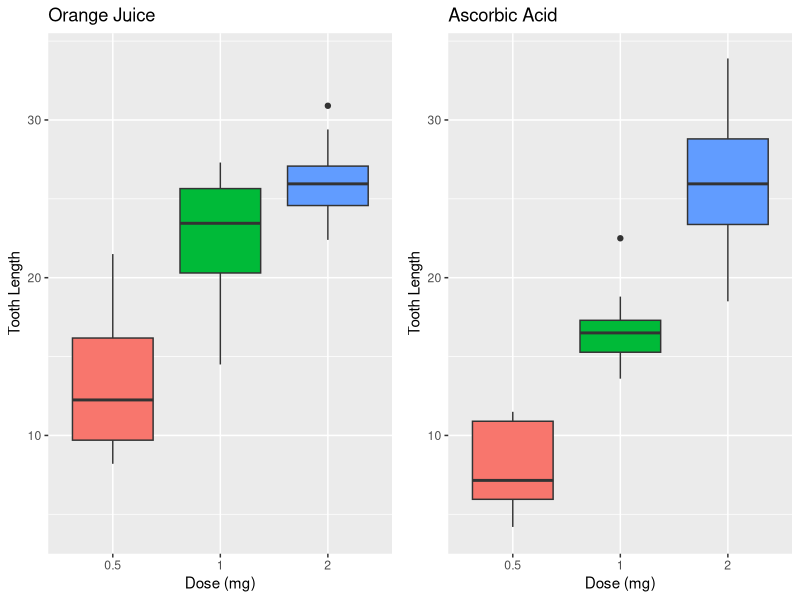

The R script that drew this image:
## ---- chunk 1
suppressWarnings(library(ggplot2));
suppressWarnings(library(knitr));
library(datasets)

# Multiple plot function
#
# ggplot objects can be passed in ..., or to plotlist (as a list of ggplot objects)
# - cols:   Number of columns in layout
# - layout: A matrix specifying the layout. If present, 'cols' is ignored.
#
# If the layout is something like matrix(c(1,2,3,3), nrow=2, byrow=TRUE),
# then plot 1 will go in the upper left, 2 will go in the upper right, and
# 3 will go all the way across the bottom.
#
multiplot <- function(..., plotlist=NULL, file, cols=1, layout=NULL) {
  library(grid)

  # Make a list from the ... arguments and plotlist
  plots <- c(list(...), plotlist)

  numPlots = length(plots)

  # If layout is NULL, then use 'cols' to determine layout
  if (is.null(layout)) {
    # Make the panel
    # ncol: Number of columns of plots
    # nrow: Number of rows needed, calculated from # of cols
    layout <- matrix(seq(1, cols * ceiling(numPlots/cols)),
                    ncol = cols, nrow = ceiling(numPlots/cols))
  }

 if (numPlots==1) {
    print(plots[[1]])

  } else {
    # Set up the page
    grid.newpage()
    pushViewport(viewport(layout = grid.layout(nrow(layout), ncol(layout))))

    # Make each plot, in the correct location
    for (i in 1:numPlots) {
      # Get the i,j matrix positions of the regions that contain this subplot
      matchidx <- as.data.frame(which(layout == i, arr.ind = TRUE))

      print(plots[[i]], vp = viewport(layout.pos.row = matchidx$row,
                                      layout.pos.col = matchidx$col))
    }
  }
}
## ---- chunk 2
data(ToothGrowth)
str(ToothGrowth)
## ---- chunk 3
ToothGrowth$dose <- as.factor(ToothGrowth$dose)
colnames(ToothGrowth) <- c('Length','Supplement','Dose')
summary(ToothGrowth)
## ---- chunk 4
# Load and prepare Orange Juice data for plot
OJ <- ToothGrowth[ToothGrowth$Supplement == "OJ",]
plot.OJ <- ggplot(OJ, aes(x=factor(Dose),y=Length,fill=factor(Dose))) +
    geom_boxplot() +
    scale_x_discrete("Dose (mg)") +   
    scale_y_continuous("Tooth Length", limits=c(4, 34)) +  
    ggtitle("Orange Juice") +
    guides(fill=FALSE)

# Load and prepare Ascoribic Acid data for plot
VC <- ToothGrowth[ToothGrowth$Supplement == "VC",]
plot.VC <- ggplot(VC, aes(x=factor(Dose),y=Length,fill=factor(Dose))) +
    geom_boxplot() +
    scale_x_discrete("Dose (mg)") +   
    scale_y_continuous("Tooth Length", limits=c(4, 34)) +  
    ggtitle("Ascorbic Acid") +
    guides(fill=FALSE)

# Plot the OJ and VC plots created above.
multiplot(plot.OJ, plot.VC, cols=2)
## ---- chunk 5
Dose05 <- ToothGrowth[ToothGrowth$Dose == 0.5,]
Dose10 <- ToothGrowth[ToothGrowth$Dose == 1.0,]
Dose20 <- ToothGrowth[ToothGrowth$Dose == 2.0,]
OJ <- ToothGrowth[ToothGrowth$Supplement == "OJ",]
VC <- ToothGrowth[ToothGrowth$Supplement == "VC",]
## ---- chunk 6
# Perform T-test on VC vs OJ at 0.5 mg dose
Test.Dose05 <- t.test(Length ~ Supplement, data=Dose05, var.equal=FALSE)
# Perform T-test on VC vs OJ at 1.0 mg dose
Test.Dose10 <- t.test(Length ~ Supplement, data=Dose10, var.equal=FALSE)
# Perform T-test on VC vs OJ at 2.0 mg dose
Test.Dose20 <- t.test(Length ~ Supplement, data=Dose20, var.equal=FALSE)
## ---- chunk 7
Supp <- data.frame(Dose.Level = 0, p.value = 0, Conf.Int.min = 0, Conf.Int.max = 0)
Supp[1,] <- c('0.5 mg', Test.Dose05$p.value, Test.Dose05$conf.int[1], Test.Dose05$conf.int[2])
Supp[2,] <- c('1.0 mg', Test.Dose10$p.value, Test.Dose10$conf.int[1], Test.Dose10$conf.int[2])
Supp[3,] <- c('2.0 mg', Test.Dose20$p.value, Test.Dose20$conf.int[1], Test.Dose20$conf.int[2])
Supp[,2] <- round(as.numeric(Supp[,2]), 8)
Supp[,3] <- round(as.numeric(Supp[,3]), 4)
Supp[,4] <- round(as.numeric(Supp[,4]), 4)
kable(Supp)
## ---- chunk 8
# Perform t test on 0.5 mg vs 1.0 mg, within each supplement
TestVC0510<-t.test(Length ~ Dose, data=VC[VC$Dose == 0.5 | VC$Dose == 1.0,], var.equal=T)
TestOJ0510<-t.test(Length ~ Dose, data=OJ[OJ$Dose == 0.5 | OJ$Dose == 1.0,], var.equal=T)
# Perform t test on 1.0 mg vs 2.0 mg, within each supplement
TestVC1020<-t.test(Length ~ Dose, data=VC[VC$Dose == 1.0 | VC$Dose == 2.0,], var.equal=T)
TestOJ1020<-t.test(Length ~ Dose, data=OJ[OJ$Dose == 1.0 | OJ$Dose == 2.0,], var.equal=T)
# Perform t test on 0.5 mg vs 2.0 mg, within each supplement
TestVC0520<-t.test(Length ~ Dose, data=VC[VC$Dose == 0.5 | VC$Dose == 2.0,], var.equal=T)
TestOJ0520<-t.test(Length ~ Dose, data=OJ[OJ$Dose == 0.5 | OJ$Dose == 2.0,], var.equal=T)
## ---- chunk 9
options("scipen"=100)
Dose <- data.frame(Doses.Compared = 0, Supplement = 0, p.value = 0, Conf.Int.min = 0, Conf.Int.max = 0)
Dose[1,] <- c('0.5 mg vs 1.0 mg', 'VC', TestVC0510$p.value, TestVC0510$conf.int[1], TestVC0510$conf.int[2])
Dose[2,] <- c('0.5 mg vs 1.0 mg', 'OJ', TestOJ0510$p.value, TestOJ0510$conf.int[1], TestOJ0510$conf.int[2])
Dose[3,] <- c('1.0 mg vs 2.0 mg', 'VC', TestVC1020$p.value, TestVC1020$conf.int[1], TestVC1020$conf.int[2])
Dose[4,] <- c('1.0 mg vs 2.0 mg', 'OJ', TestOJ1020$p.value, TestOJ1020$conf.int[1], TestOJ1020$conf.int[2])
Dose[5,] <- c('0.5 mg vs 2.0 mg', 'VC', TestVC0520$p.value, TestVC0520$conf.int[1], TestVC0520$conf.int[2])
Dose[6,] <- c('0.5 mg vs 2.0 mg', 'OJ', TestOJ0520$p.value, TestOJ0520$conf.int[1], TestOJ0520$conf.int[2])
Dose[,3] <- round(as.numeric(Dose[,3]), 8)
Dose[,4] <- round(as.numeric(Dose[,4]), 4)
Dose[,5] <- round(as.numeric(Dose[,5]), 4)
kable(Dose)
